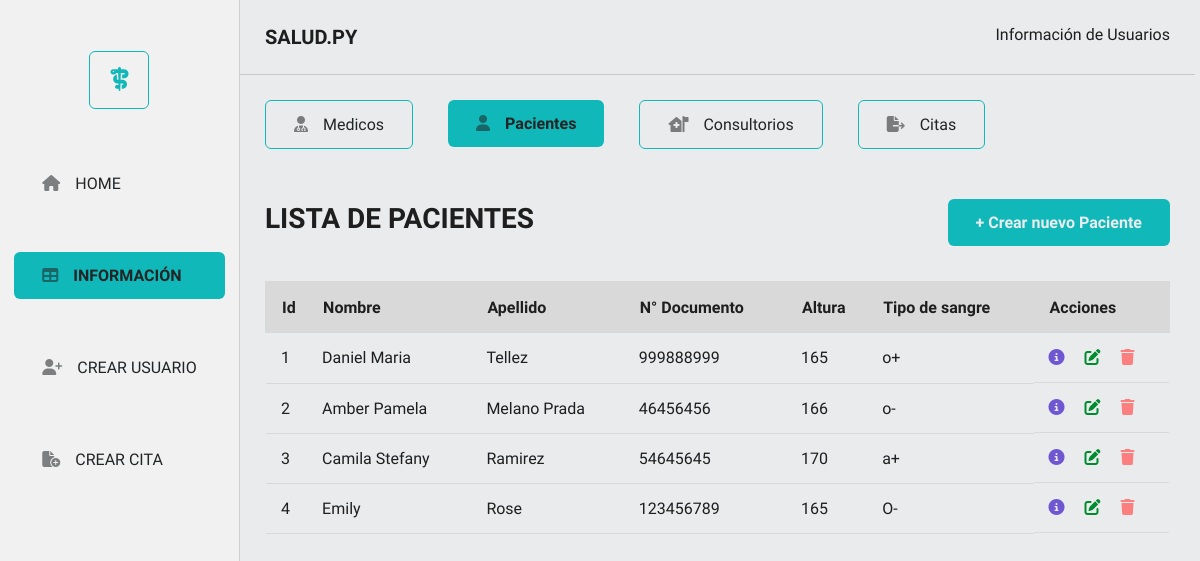
The app's page /pacientes, older data.
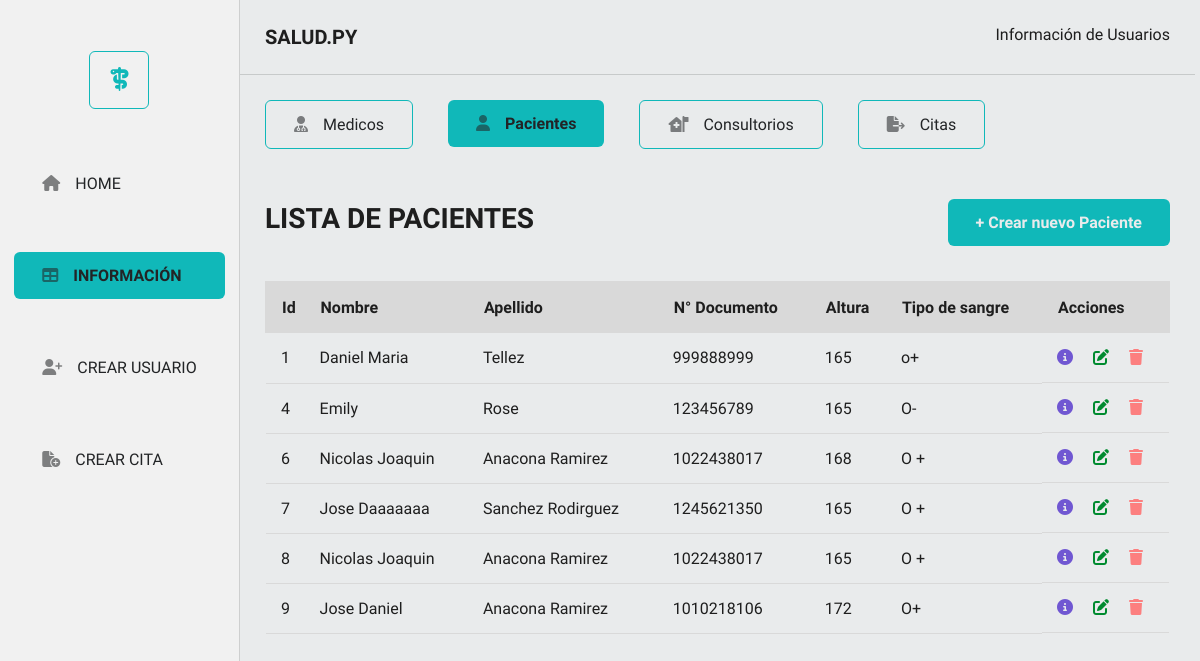
The same page, newer data.
### app/models.py (models this page shows)
class Paciente(db.Model):
    __tablename__ ='pacientes'
    id = db.Column(db.Integer, primary_key = True )
    nombres = db.Column(db.String(120), nullable = True )
    apellidos = db.Column(db.String(120), nullable = True)
    tipo_identificacion = db.Column(db.String(4), nullable = True)
    numero_identificacion = db.Column(db.Integer)
    altura = db.Column(db.Integer)
    tipo_sangre = db.Column(db.String(2))
    citas = db.relationship("Cita" , backref = "paciente" )

### app/routes.py (the view)
@app.route('/pacientes')
def get_all_pacientes():
    pacientes = Paciente.query.all()
    return render_template('pacientes/pacientes.html', pacientes = pacientes)

### app/templates/pacientes/pacientes.html (shortened to what this page needs)
<!DOCTYPE html>
<html lang="en">
  <head>
    <link rel="stylesheet" href="{{ url_for('static', filename='navs/menuLeft.css')}}">
    <link rel="stylesheet" href="{{ url_for('static', filename = 'info/infoUser.css')}}">
    <link rel="stylesheet" href="{{ url_for('static', filename='styles.css' )}}">
    <link rel="stylesheet" href="{{url_for('static', filename='modals/messages.css')}}">
  </head>
  <body>
    <section class="sectionHomeTable">
      <section class="navLeft">
        <div class="logoNav"><span><i class="fa-solid fa-staff-snake"></i></span></div>
        <div class="navMenuLeft">
          <ul>
            <li><a class="botonLineNone" href="http://127.0.0.1:5000/"><span><i class="fa-solid fa-house"></i></span>HOME</a></li>
            <li><a class="botonPrimary" href="http://127.0.0.1:5000/medicos"><span><i class="fa-solid fa-table"></i></span>INFORMACIÓN</a></li>
            <li><a class="botonLineNone" href="http://127.0.0.1:5000/medicos/create"><span><i class="fa-solid fa-user-plus"></i></span>CREAR USUARIO</a></li>
            <li><a class="botonLineNone" href="http://127.0.0.1:5000/citas/create"><span><i class="fa-solid fa-file-circle-plus"></i></span>CREAR CITA</a></li>
          </ul>
        </div>
      </section>
      <section class="contenidoRight">
        <nav>
          <div class="headerRight">
            <h3>SALUD.PY</h3>
            <p>Información de Usuarios</p>
          </div>
          <div class="navInfoRight">
            <ul>
              <li><a class="botonLine" href="http://127.0.0.1:5000/medicos"><span><i class="fa-solid fa-user-doctor"></i></span>Medicos</a> </li>
              <li><a class="botonPrimary" href="http://127.0.0.1:5000/pacientes"><span><i class="fa-solid fa-user"></i></span> Pacientes </a></li>
              <li><a class="botonLine" href="http://127.0.0.1:5000/consultorios"><span><i class="fa-solid fa-house-medical-flag"></i></span>Consultorios </a></li>
              <li><a class="botonLine" href="http://127.0.0.1:5000/citas"><span><i class="fa-solid fa-file-export"></i></span>Citas</a></li>
            </ul>
          </div>
        </nav>
        <section class="containerRight">
          <div class="navHeaderTable">
            <h3 class="titleTable">LISTA DE PACIENTES</h3>
            <a class="botonPrimary" href="http://127.0.0.1:5000/pacientes/create">+ Crear nuevo Paciente</a>
          </div>
          <article>
            <table class="table">
              <thead class="tableTitle">
                <tr>
                  <th>Id</th>
                  <th>Nombre</th>
                  <th>Apellido</th>
                  <th>N° Documento</th>
                  <th>Altura</th>
                  <th>Tipo de sangre</th>
                  <th>Acciones</th>
                </tr>
              </thead>
              <tbody>
                {% for paciente in pacientes %}
                <tr>
                  <td>{{paciente.id}}</td>
                  <td>{{ paciente.nombres }}</td>
                  <td>{{ paciente.apellidos }}</td>
                  <td>{{ paciente.numero_identificacion }}</td>
                  <td>{{ paciente.altura }}</td>
                  <td>{{ paciente.tipo_sangre }}</td>
                  <td class="accionIcon">
                    <a class="iconInfo" href="/pacientes/{{ paciente.id }}"><i class="fa-solid fa-circle-info"></i></a>
                    <a class="iconUpdate" href="/pacientes/update/{{ paciente.id}}"><i class="fa-solid fa-pen-to-square"></i></a>
                    <a class="iconDelete" href="/pacientes/delete/{{ paciente.id }}"><i class="fa-solid fa-trash"></i></a>
                  </td>
                </tr>
                {% endfor %}
              </tbody>
            </table>
          </article>
        </section>
      </section>
    </section>
  </body>
</html>

Row changes from the older to the newer data that the page shows:
removed Paciente: id "2", nombres "Amber Pamela", apellidos "Melano Prada", numero_identificacion "46456456", altura "166", tipo_sangre "o-"
removed Paciente: id "3", nombres "Camila Stefany", apellidos "Ramirez", numero_identificacion "54645645", altura "170", tipo_sangre "a+"
added Paciente: id "6", nombres "Nicolas Joaquin", apellidos "Anacona Ramirez", numero_identificacion "1022438017", altura "168", tipo_sangre "O +"
added Paciente: id "7", nombres "Jose Daaaaaaa", apellidos "Sanchez Rodirguez", numero_identificacion "1245621350", altura "165", tipo_sangre "O +"
added Paciente: id "8", nombres "Nicolas Joaquin", apellidos "Anacona Ramirez", numero_identificacion "1022438017", altura "165", tipo_sangre "O +"
added Paciente: id "9", nombres "Jose Daniel", apellidos "Anacona Ramirez", numero_identificacion "1010218106", altura "172", tipo_sangre "O+"
